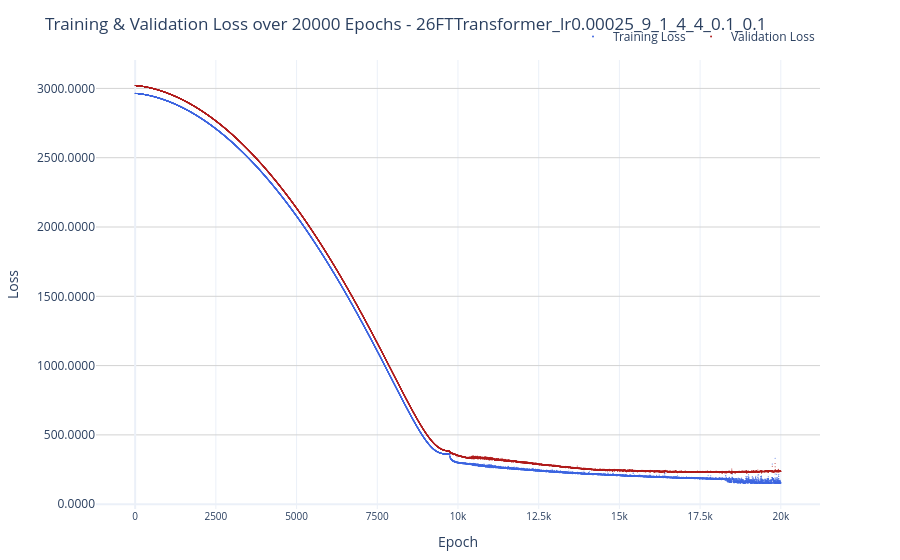

The notebook cell saved with this chart:
### Markdown cell above
# Build plotly Graph

### Code cell
epochs = list(range(1, len(train_losses) + 1))

fig = go.Figure()

# Training loss trace
fig.add_trace(go.Scatter(
    x=epochs,
    y=train_losses,
    mode="markers",
    name="Training Loss",
    marker=dict(color="royalblue", size=1)
    
))

# Validation loss trace
fig.add_trace(go.Scatter(
    x=epochs,
    y=val_losses,
    mode="markers",
    name="Validation Loss",
    marker=dict(color="firebrick", size=1)
))

# Layout enhancements
fig.update_layout(
    title=f"Training & Validation Loss over {EPOCHS} Epochs - {model_description}",
    xaxis_title="Epoch",
    yaxis_title="Loss",
    xaxis=dict(
        tickmode='array',
        tickvals=list(range(0, 50500, 2500)),  # Show ticks every 100 epochs
        tickfont=dict(size=10)
    ),
    yaxis=dict(
        tickformat=".2e" if max(train_losses + val_losses) > 1e4 else ".4f",  # Dynamic formatting
        gridcolor="lightgray"
    ),
    legend=dict(
        orientation="h",
        yanchor="bottom",
        y=1.02,
        xanchor="right",
        x=1
    ),
    template="plotly_white",
    margin=dict(t=60, b=40)
)
fig.write_html(f"Graphs/{model_description}.html")
fig.show()

### Figure 1 — Plotly figure (JSON) as saved in the notebook; plotly's stock layout.template omitted (floating-point values rounded to 4 significant figures; data arrays with more than 128 entries replaced by an {"elided": "..."} marker saying what was removed)
{"data": [{"marker": {"color": "royalblue", "size": 1}, "mode": "markers", "name": "Training Loss", "type": "scatter", "x": {"elided": "20000 int values"}, "y": {"elided": "20000 float values"}}, {"marker": {"color": "firebrick", "size": 1}, "mode": "markers", "name": "Validation Loss", "type": "scatter", "x": {"elided": "20000 int values"}, "y": {"elided": "20000 float values"}}], "layout": {"legend": {"orientation": "h", "x": 1, "xanchor": "right", "y": 1.02, "yanchor": "bottom"}, "margin": {"b": 40, "t": 60}, "title": {"text": "Training & Validation Loss over 20000 Epochs - 26FTTransformer_lr0.00025_9_1_4_4_0.1_0.1"}, "xaxis": {"tickfont": {"size": 10}, "tickmode": "array", "tickvals": [0, 2500, 5000, 7500, 10000, 12500, 15000, 17500, 20000, 22500, 25000, 27500, 30000, 32500, 35000, 37500, 40000, 42500, 45000, 47500, 50000], "title": {"text": "Epoch"}}, "yaxis": {"gridcolor": "lightgray", "tickformat": ".4f", "title": {"text": "Loss"}}}}
